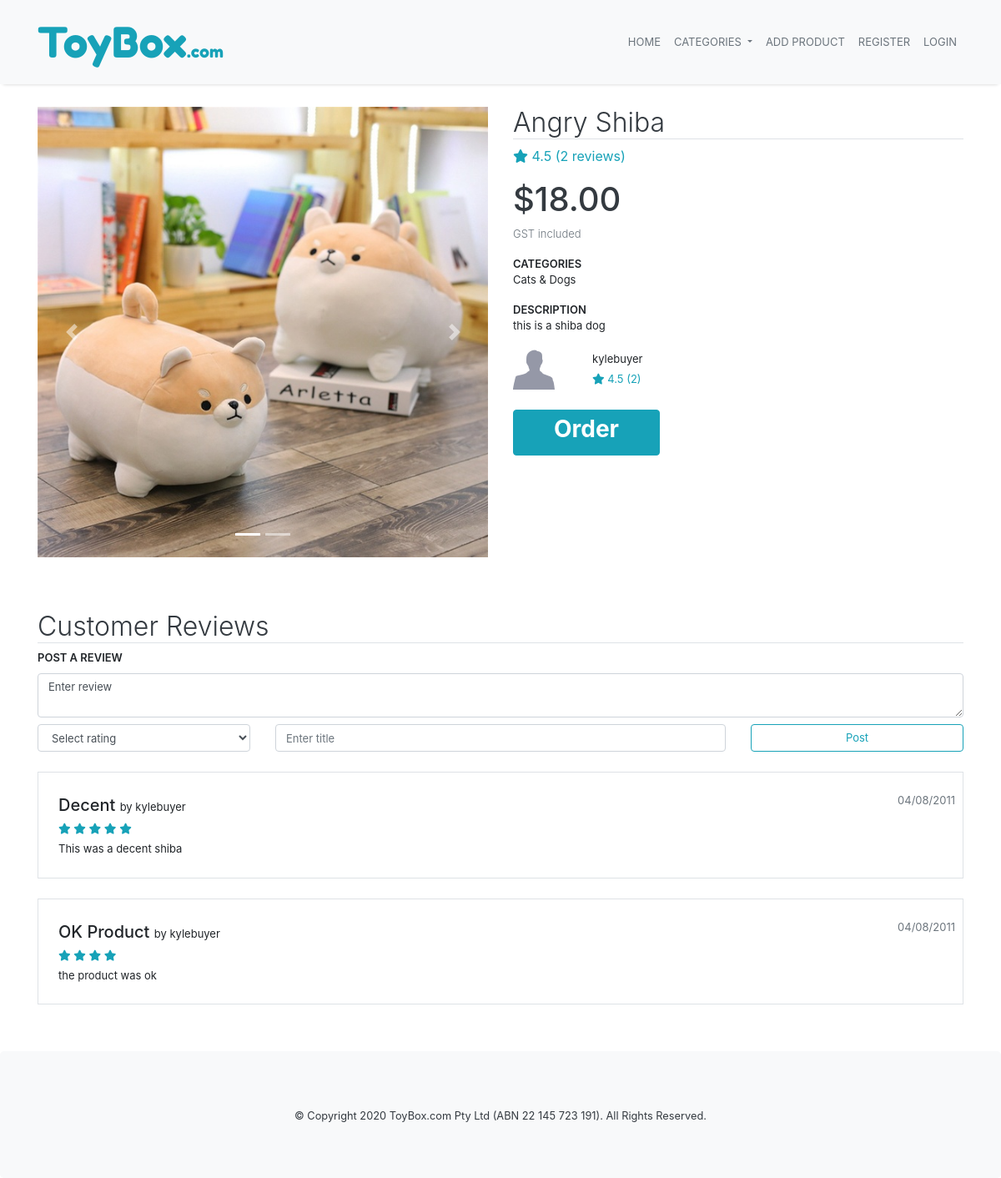
Page /product/1 on the committed database.
### marketplace/models.py (models this page shows, shortened)
class Product(db.Model):
    __tablename__='products'
    id = db.Column(db.Integer, primary_key=True)
    name = db.Column(db.String(100), nullable=False)
    description = db.Column(db.String(500))
    current_stock = db.Column(db.Integer, nullable=False)
    monthly_stock = db.Column(db.Integer, nullable=False)
    price = db.Column(db.Numeric, nullable=False)
    category = db.Column(db.String(50), nullable=False)
    created = db.Column(db.DateTime, default=datetime.now(), nullable=False)
    image_one = db.Column(db.String(400))
    image_two = db.Column(db.String(400))
    image_three = db.Column(db.String(400))
    seller_id = db.Column(db.Integer, db.ForeignKey('users.id'))
    comments = db.relationship('Comment', backref='product') #comments on product

class User(db.Model, UserMixin):
    __tablename__='users'
    id = db.Column(db.Integer, primary_key=True)
    username = db.Column(db.String(30), index=True, unique=True, nullable=False)
    email = db.Column(db.String(100), index=True, unique=True, nullable=False)
    phone = db.Column(db.String(20), nullable=False)
    bank_account = db.Column(db.Integer)
    seller = db.Column(db.Boolean, nullable=False) #determines whether the user is a seller or buyer
    password_hash = db.Column(db.String(255), nullable=False)
    products = db.relationship('Product', backref='user') #products added by user

class Comment(db.Model):
    __tablename__='comments'
    id = db.Column(db.Integer, primary_key=True)
    title = db.Column(db.String(100), nullable=False)
    text = db.Column(db.String(500))
    rating = db.Column(db.Float, nullable=False)
    created = db.Column(db.DateTime, default=datetime.now(), nullable=False)
    user_id = db.Column(db.Integer, db.ForeignKey('users.id'))
    product_id = db.Column(db.Integer, db.ForeignKey('products.id'))

### marketplace/products.py (the view)
@bp.route('/<id>')
def view(id):
    product = Product.query.filter_by(id=id).first()
    if (not product): #if product doesnt exist then 404
        return render_template('404.html')
    roundedPrice = round(product.price, 2)
    rating = 0
    i = 0
    for comment in product.comments:
        rating += comment.rating
        i += 1
    if i > 0:
        rating = round(rating/i, 2)
    else:
        rating = 'N/A'
    seller = User.query.filter_by(id=product.seller_id).first()
    sellerRating = 0
    j = 0
    for prod in seller.products:
        for com in prod.comments:
            sellerRating += com.rating
            j += 1
    if j > 0:
        sellerRating = round(sellerRating/j, 2)
    else:
        sellerRating = 'N/A'
    comments = db.session.query(Comment, User).filter_by(product_id=id).outerjoin(User, Comment.user_id == User.id).all()
    return render_template('product.html', product=product, roundedPrice = roundedPrice, rating=rating, reviewCount=i, seller=seller, sellerRating=sellerRating, sellerReviewCount=j, comments=comments)

### marketplace/templates/product.html (shortened to what this page needs)
{% extends 'base.html' %}
{% block content %}
<div class="container">
    <div class="row content-container mb-5">
        <div class="col-md-6">
            <div id="carouselExampleIndicators" class="carousel slide mb-3" data-ride="carousel">
                <ol class="carousel-indicators">
                    <li data-target="#carouselExampleIndicators" data-slide-to="0" class="active"></li>
                    {% if product.image_two %}
                    <li data-target="#carouselExampleIndicators" data-slide-to="1"></li>
                    {% endif %}
                </ol>
                <div class="carousel-inner">
                    <div class="carousel-item active">
                        <img class="d-block w-100" src="..{{ product.image_one }}" alt="First slide">
                    </div>
                </div>
                <a class="carousel-control-prev" href="#carouselExampleIndicators" role="button" data-slide="prev">
                    <span class="carousel-control-prev-icon" aria-hidden="true"></span>
                </a>
                <a class="carousel-control-next" href="#carouselExampleIndicators" role="button" data-slide="next">
                    <span class="carousel-control-next-icon" aria-hidden="true"></span>
                </a>
            </div>
        </div>
        <div class="col-md-6">
            <h2 class="text-dark font-weight-light border-bottom">{{ product.name }}</h2>
            <div class="text-info">
                <i class="fas fa-star"></i> {{ rating }} ({{ reviewCount }} reviews)
            </div>
            <h1 class="text-dark mt-3">${{ roundedPrice }}</h1>
            <div class="small-font form-head text-muted font-weight-light">GST included</div>
            <div class="small-font form-head mt-3">CATEGORIES</div>
            <p class="small-font">{{ product.category }}</p>
            <div class="small-font form-head mt-3">DESCRIPTION</div>
            <p class="small-font">{{ product.description }}</p>
            <div class="row mt-2">
                <div class="col-2">
                    <img class="" src="../static/img/genericman.jpg" height="50px" width="50px">
                </div>
                <div class="col">
                    <span class="small-font">{{ seller.username }}<br>
                        <span class="text-info">
                            <i class="fas fa-star"></i> {{ sellerRating }} ({{ sellerReviewCount }})
                        </span>
                    </span>
                </div>
            </div>
            <a class="btn btn-info mt-4 pl-5 pr-5" href="{{ url_for('order.order', id=product.id) }}">
                <h3 class="font-weight-bold">Order</h3>
            </a>
        </div>
    </div>
    <h2 class="text-dark font-weight-light border-bottom">Customer Reviews</h2>
    <form>
        <div class="small-font form-head" for="reviewInput">POST A REVIEW</div>
        <div class="row">
            <div class="col mt-2">
                <div class="form-group m-0">
                    <textarea type="text" class="form-control small-font" id="reviewInput">Enter review</textarea>
                </div>
            </div>
        </div>
        <div class="row">
            <div class="col-sm-3 mt-2">
                <select id="ratingInput" class="form-control small-font">
                    <option selected>Select rating</option>
                </select>
            </div>
            <div class="col-sm-6 mt-2">
                <input class="form-control small-font" type="text" placeholder="Enter title">
            </div>
            <div class="col-sm-3 mt-2">
                <input class="btn btn-outline-info small-font form-control" type="submit" value="Post">
            </div>
        </div>
    </form>
    {% for comment in comments %}
    <div class="mt-4 mb-2 border p-4">
        <div class="row">
            <div class="col review-head">
                {{ comment[0].title }} <span class="small-font font-weight-normal">by {{ comment[1].username }}</span>
            </div>
            <div class="text-muted small-font">{{ comment[0].created.strftime("%d/%m/%Y") }}</div>
        </div>
        <div class="row">
            <div class="col">
                <span class="small-font">
                    <span class="text-info">
                        {% for i in range(comment[0].rating|int) %}
                            <i class="fas fa-star"></i>
                        {% endfor %}
                    </span>
                </span>
            </div>
        </div>
        <div class="row mt-1">
            <div class="col small-font">
                {{ comment[0].text }}
            </div>
        </div>
    </div>
    {% endfor %}
</div>
{% endblock %}

### marketplace/templates/base.html (shortened to what this page needs)
<!DOCTYPE html>
<html lang="en">
<head>
    <link href="https://stackpath.bootstrapcdn.com/bootstrap/4.4.1/css/bootstrap.min.css" rel="stylesheet"
>
    <link rel="stylesheet" href="../static/css/style.css">
</head>
<body class="container-full bg-white">
    <nav class="navbar navbar-expand-lg fixed-top navbar-light bg-light">
        <div class="container">
            <a class="navbar-brand fredoka-font logo text-info" href="{{ url_for('main.index') }}">ToyBox<span
                    class="logo-small d-none d-sm-inline-block">.com</span></a>
            <div class="collapse navbar-collapse" id="navbarNav">
                <ul class="navbar-nav ml-auto">
                    <li class="nav-item active">
                        <a class="nav-link text-secondary small-font" href="{{ url_for('main.index') }}">HOME</a>
                    </li>
                    <li class="nav-item dropdown">
                        <a class="nav-link dropdown-toggle text-secondary small-font" href="{{ url_for('main.index') }}"
                            id="navbarDropdown" role="button" data-toggle="dropdown" aria-haspopup="true"
                            aria-expanded="false">
                            CATEGORIES
                        </a>
                    </li>
                    <li class="nav-item">
                        <a class="nav-link text-secondary small-font" href="{{ url_for('product.add') }}">ADD PRODUCT</a>
                    </li>
                    {% if current_user.is_authenticated %}
                        <li class="nav-item">
                            <a class="nav-link disabled text-secondary small-font" href="#"><span>Welcome, {{ current_user.username }}!</span></a>
                        </li>
                        <li class="nav-item">
                            <a class="nav-link text-secondary small-font" href="{{url_for('auth.logout')}}">LOGOUT</a>
                        </li>
                    {% else %}
                        <li class="nav-item">
                            <a class="nav-link text-secondary small-font" href="{{url_for('auth.register')}}">REGISTER</a>
                        </li>
                        <li class="nav-item">
                            <a class="nav-link text-secondary small-font" href="{{url_for('auth.login')}}">LOGIN</a>
                        </li>
                    {% endif %}
                </ul>
            </div>
        </div>
    </nav>
    {% block content %}
    {% endblock %}
    <div class="jumbotron text-center text-dark bg-light m-0 mt-5">
        <small>© Copyright 2020 ToyBox.com Pty Ltd (ABN 22 145 723 191). All Rights Reserved.<small>
    </div>
</body>
</html>

### marketplace/static/css/style.css (style rules this page uses)
body { overflow-x: hidden; display: flex; flex-direction: column; min-height: 100%; }
html { height: 100%; }
.navbar { box-shadow: 0 4px 4px -4px rgba(0,0,0,.2); }
.fredoka-font { font-family: 'Fredoka One', cursive!important; }
.logo { font-size: 50px; }
.logo-small { font-size: 20px; }
.content-container { margin-top: 128px; }
h1 { font-size: 40px; }
.form-head { font-size: 13px; font-weight: 600; }
.small-font { font-size: 13px!important; }
.review-head { font-size: 20px; font-weight: 500; }

### rows in the picture
Product: image_one (picture), name "Angry Shiba", category "Cats & Dogs", description "this is a shiba dog"
User: username "kylebuyer"
Comment: title "Decent", username "kylebuyer", created "04/08/2011", rating 5 (drawn), text "This was a decent shiba"
Comment: title "OK Product", username "kylebuyer", created "04/08/2011", rating 4 (drawn), text "the product was ok"

### other values in the picture
{{ rating }} "4.5"
{{ reviewCount }} "2"
{{ roundedPrice }} "18.00"
{{ sellerRating }} "4.5"
{{ sellerReviewCount }} "2"
